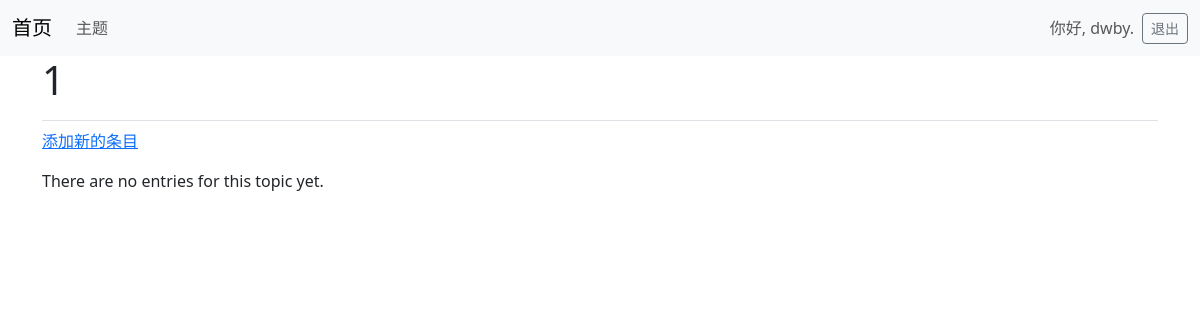
/topics/7/ (signed in), run on an earlier commit of the app's database.
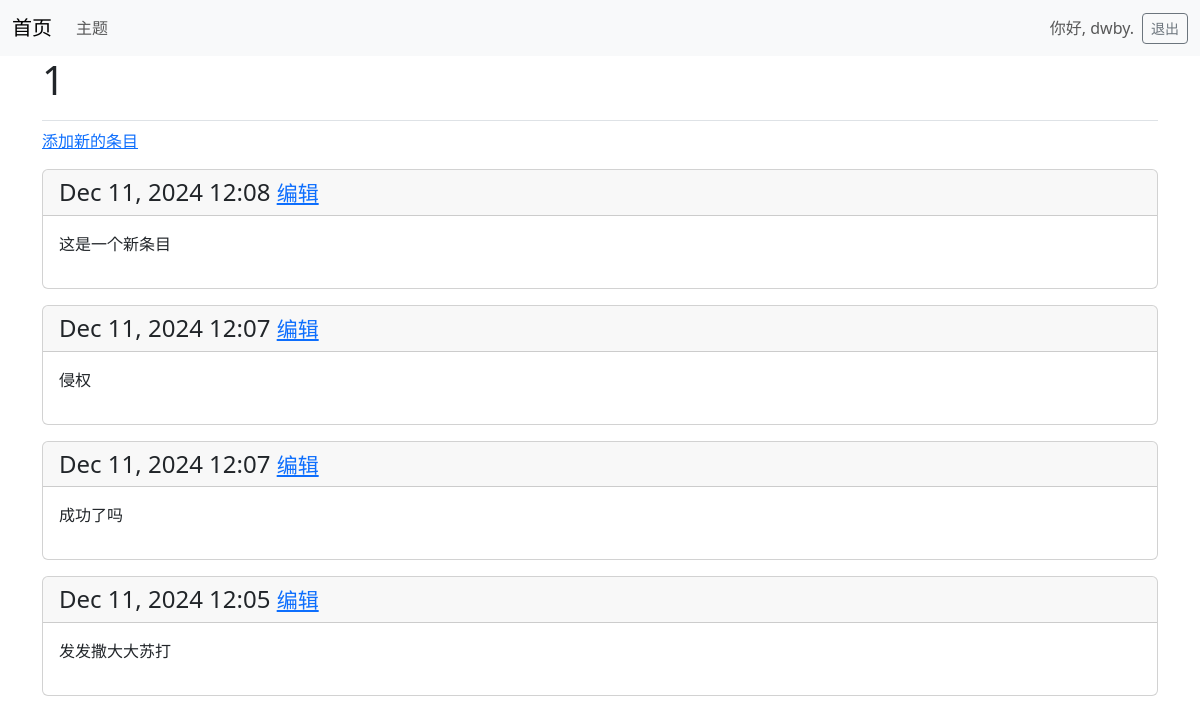
And on a later commit of the database.
### myproject_base/models.py (models this page shows, shortened)
class Topic(models.Model):
    text = models.CharField(max_length=200)
    date_added = models.DateTimeField(auto_now_add=True)
    owner = models.ForeignKey(User, on_delete=models.CASCADE)

class Entry(models.Model):
    topic = models.ForeignKey(Topic, on_delete=models.CASCADE)
    text = models.TextField()
    date_added = models.DateTimeField(auto_now_add=True)
    class Meta:
        verbose_name_plural = 'entries'

### myproject_base/views.py (the view)
# urls.py: path('topics/<int:topic_id>/', views.topic, name='topic'),
@login_required
def topic(request, topic_id):
    topic = Topic.objects.get(id=topic_id)
    if topic.owner != request.user:
        raise Http404
    entries = topic.entry_set.order_by('-date_added')
    context = {'topic': topic, 'entries': entries}
    return render(request, 'myproject_base/topic.html', context)

### myproject_base/templates/myproject_base/topic.html
{% extends 'myproject_base/base.html' %}
{% block page_header %}
  <h1>{{ topic.text }}</h1>
{% endblock page_header %}
{% block content %}
  <p>
    <a href="{% url 'myproject_base:new_entry' topic.id %}">
      添加新的条目</a>
  </p>
  {% for entry in entries %}
    <div class="card mb-3">
      <h4 class="card-header">
        {{ entry.date_added|date:'M d, Y H:i' }}
        <small>
          <a href="{% url 'myproject_base:edit_entry' entry.id %}">
            编辑
          </a>
        </small>
      </h4>
      <div class="card-body">{{ entry.text|linebreaks }}</div>
    </div>
  {% empty %}
    <p>There are no entries for this topic yet.</p>
  {% endfor %}
{% endblock content %}

### myproject_base/templates/myproject_base/base.html (shortened to what this page needs)
<!doctype html>
<html lang="en">
<head>
  {% load django_bootstrap5 %}
  {% bootstrap_css %}
</head>
<body>
  <nav class="navbar navbar-expand-md navbar-light bg-light mb-4border">
    <div class="container-fluid">
      <a class="navbar-brand" href="{% url 'myproject_base:index' %}">
        首页</a>
          <div class="collapse navbar-collapse" id="navbarCollapse">
            <ul class="navbar-nav me-auto mb-2 mb-md-0">
              <li class="nav-item">
                <a class="nav-link" href="{% url 'myproject_base:topics' %}">
                  主题</a>
              </li>
            </ul>
            <ul class="navbar-nav ms-auto mb-2 mb-md-0">
              {% if user.is_authenticated %}
                <li class="nav-item">
                  <span class="navbar-text me-2">你好, {{ user.username }}.</span>
                </li>
              {% endif %}
            </ul>
            {% if user.is_authenticated %}
            <form action="{% url 'accounts:logout' %}" method="post">
              <button name="submit" class="btn btn-outline-secondary btn-sm">
                退出</button>
            </form>
            {% endif %}
          </div>
      </div>
    </nav>
  <main class="container">
    <div class="pb-2 mb-2 border-bottom">
      {% block page_header %}{% endblock %}
    </div>
    <div>
      {% block content %}{% endblock %}
    </div>
  </main>
</body>
</html>

What changed in the data, as far as the page shows it:
added Entry: date_added "Dec 11, 2024 12:08", text "这是一个新条目"
added Entry: date_added "Dec 11, 2024 12:07", text "侵权"
added Entry: date_added "Dec 11, 2024 12:07", text "成功了吗"
added Entry: date_added "Dec 11, 2024 12:05", text "发发撒大大苏打"
Also different on the page:
text no longer shown: "There are no entries for this topic yet."
